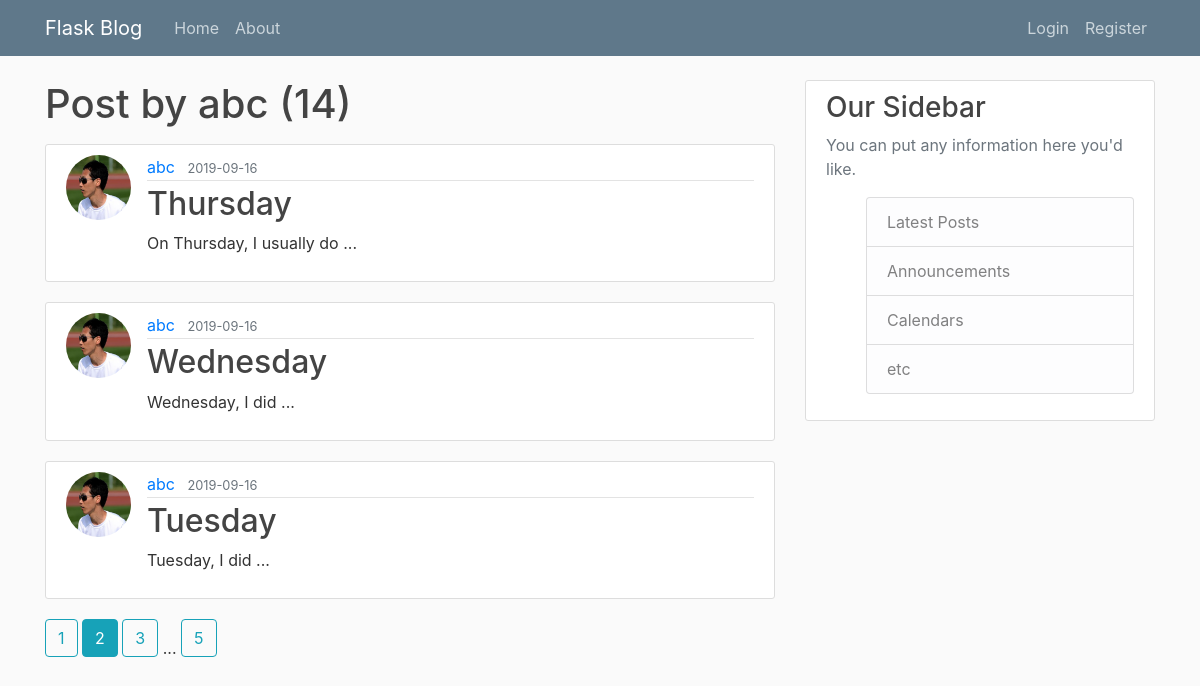
The app's page /user/abc?page=2 with its own data.
### DBwithFlaskPackage/models.py (models this page shows, shortened)
class User(db.Model, UserMixin):
	id = db.Column(db.Integer, primary_key=True)
	username = db.Column(db.String(20), unique=True, nullable=False)
	email = db.Column(db.String(120), unique=True, nullable=False)
	image_file = db.Column(db.String(20), nullable=False, default="default.png")
	password = db.Column(db.String(60), nullable=False)
	posts = db.relationship('Post', backref='author', lazy=True)

class Post(db.Model):
	id = db.Column(db.Integer, primary_key=True)
	title = db.Column(db.String(100), nullable=False)
	date_posted = db.Column(db.DateTime, nullable=False, default=datetime.utcnow)
	content = db.Column(db.Text, nullable=False)
	user_id = db.Column(db.Integer, db.ForeignKey('user.id'), nullable=False)

### DBwithFlaskPackage/routes.py (the view)
@app.route("/user/<string:username>")
def	user_posts(username):
	page = request.args.get('page', 1, type = int)
	user = User.query.filter_by(username = username).first_or_404()
	posts = Post.query.filter_by(author = user)\
		.order_by(Post.date_posted.desc())\
		.paginate(page = page, per_page = 3)
	return render_template("user_posts.html", posts = posts, user = user)

### DBwithFlaskPackage/templates/user_posts.html
{% extends "layout.html" %}
{% block content %}
	<h1 class="mb-3">Post by {{user.username}} ({{posts.total}})</h1>
	{% for post in posts.items %}
		<article class="media content-section">
			<img class="rounded-circle article-img" src="{{url_for('static', filename = 'profile_pics/' + post.author.image_file)}}">
			<div class="media-body">
				<div class="article-metadata">
					<a class="mr-2" href="{{url_for('user_posts', username = post.author.username)}}">{{ post.author.username }}</a>
					<small class="text-muted">{{ post.date_posted.strftime('%Y-%m-%d') }}</small>
				</div>
				<h2><a class="article-title" href="{{url_for('post', post_id=post.id)}}">{{ post.title }}</a></h2>
				<p class="article-content">{{ post.content }}</p>
			</div>
		</article>
	{% endfor %}
	{%for page_num in posts.iter_pages(left_edge = 1, right_edge = 1, left_current = 1, right_current = 2)%}
		{%if page_num%}
			{%if posts.page == page_num%}
				<a class="btn btn-info mb-4" href="{{url_for('user_posts', username = user.username, page = page_num)}}">{{page_num}}</a>
			{%else%}
				<a class="btn btn-outline-info mb-4" href="{{url_for('user_posts', username = user.username, page = page_num)}}">{{page_num}}</a>
			{%endif%}
		{%else%}
			...
		{%endif%}
	{%endfor%}
{% endblock content %}

### DBwithFlaskPackage/static/main.css (style rules this page uses)
body { background: #fafafa; color: #333333; margin-top: 5rem; }
h1, h2, h3, h4, h5, h6 { color: #444444; }
.content-section { background: #ffffff; padding: 10px 20px; border: 1px solid #dddddd; border-radius: 3px; margin-bottom: 20px; }
.article-title { color: #444444; }
.article-content { white-space: pre-line; }
.article-img { height: 65px; width: 65px; margin-right: 16px; }
.article-metadata { padding-bottom: 1px; margin-bottom: 4px; border-bottom: 1px solid #e3e3e3 }

### records on screen
User: username "abc"
Post: image_file (picture), author.username "abc", date_posted "2019-09-16", title "Thursday", content "On Thursday, I usually do ..."
Post: image_file (picture), author.username "abc", date_posted "2019-09-16", title "Wednesday", content "Wednesday, I did ..."
Post: image_file (picture), author.username "abc", date_posted "2019-09-16", title "Tuesday", content "Tuesday, I did ..."

### other values on screen
{{ posts.total }} "14"
{{ page_num }} "1" "3" "5"
{{ page_num }} "2"
